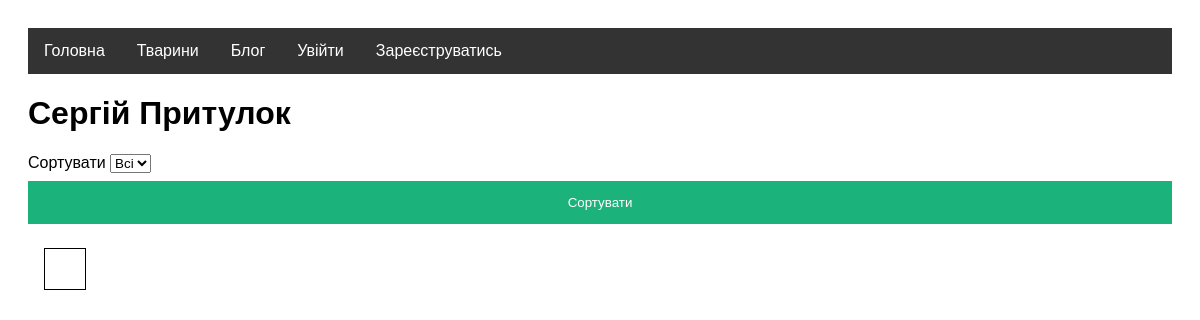
Page /animals/feedbacks on the earlier database version.
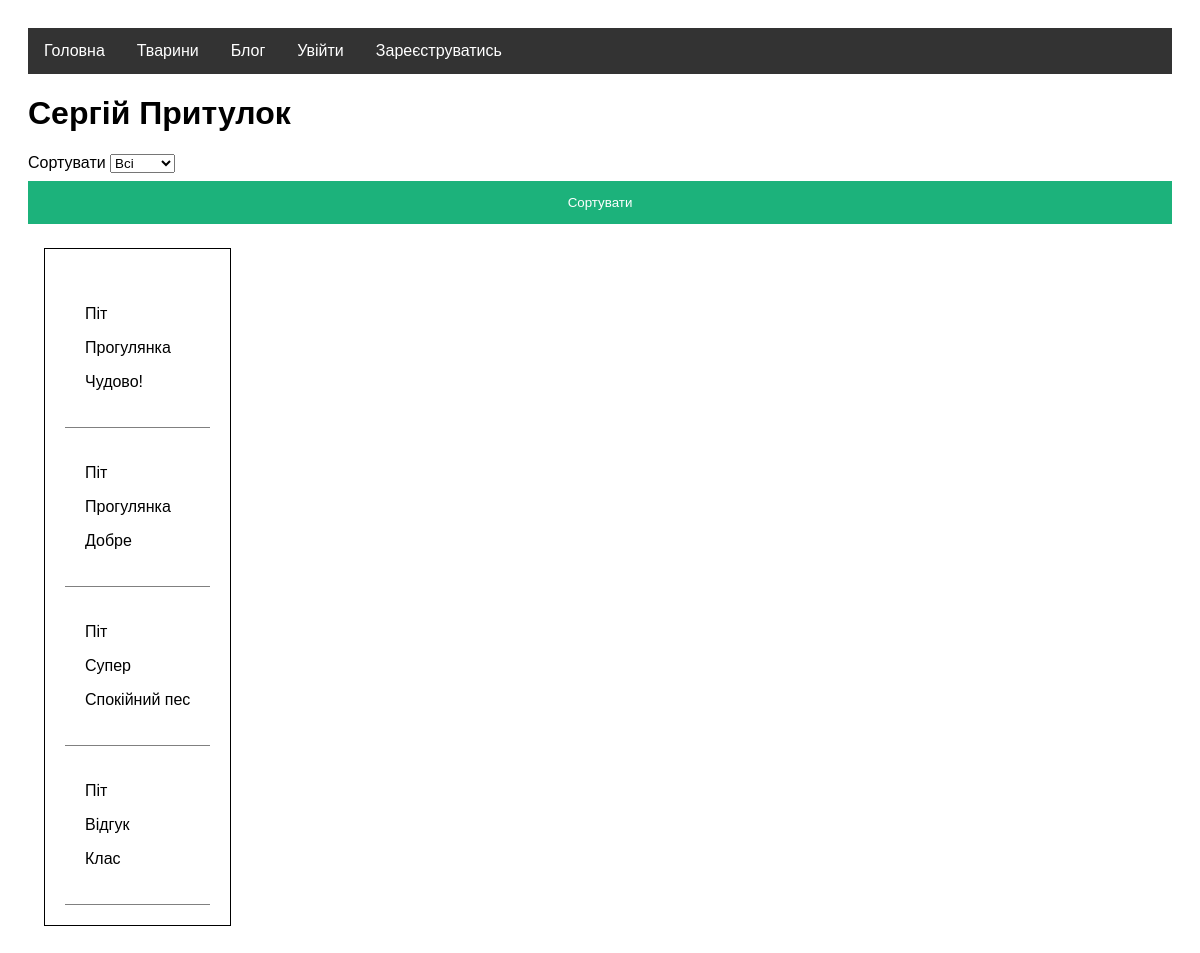
Same page on the later database version.
### animals/models.py (models this page shows, shortened)
class Feedback(models.Model):
    title = models.CharField(max_length=100)
    text = models.TextField()
    user_id = models.ForeignKey(User, on_delete=models.CASCADE)
    animal_id = models.ForeignKey(Animal, on_delete=models.CASCADE)

class Animal(models.Model):
    name = models.CharField(max_length=100)
    sex = models.BooleanField()
    age = models.IntegerField()
    breed = models.CharField(max_length=200)
    availability = models.BooleanField()
    description = models.TextField()
    healthy = models.BooleanField()
    animal_type = models.ForeignKey(AnimalType, on_delete=models.CASCADE)

### animals/views.py (the view)
# urls.py: path('feedbacks', views.get_all_feedbacks, name='get_all_feedbacks'),
def get_all_feedbacks(request):
    types = animals.models.AnimalType.objects.all()
    type_filter = request.GET.get("type")
    if type_filter:
        all_feedbacks = animals.models.Feedback.objects.all().filter(animal_id__animal_type__type=type_filter)
    else:
        all_feedbacks = animals.models.Feedback.objects.all()
    return render(request, 'animals/feedbacks.html', {'feedbacks': all_feedbacks, 'types': types})

### animals/models.py (called while the page is built)
    def __str__(self):
        return self.type

### templates/animals/feedbacks.html (shortened to what this page needs)
{% extends 'base.html' %}
{% block content %}
    <div class="main-page">
            <form method="get">
                <label for="type">Сортувати</label>
                <select name="type" id="type">
                <option value=''>Всі</option>
                </select>
                <button type="submit">Сортувати</button>
            </form>
        <div class="container">
            <div class="feedbacks">
                {% for feedback in feedbacks %}
                    <div class="feedback">
                        <p>{{ feedback.animal_id.name }}</p>
                        <p>{{ feedback.title }}</p>
                        <p>{{ feedback.text }}</p>
                    </div>
                {% endfor %}
            </div>
        </div>
    </div>
{% endblock %}

Differences in the rows shown:
added Feedback: animal_id.name "Піт", title "Прогулянка", text "Чудово!"
added Feedback: animal_id.name "Піт", title "Прогулянка", text "Добре"
added Feedback: animal_id.name "Піт", title "Супер", text "Спокійний пес"
added Feedback: animal_id.name "Піт", title "Відгук", text "Клас"
